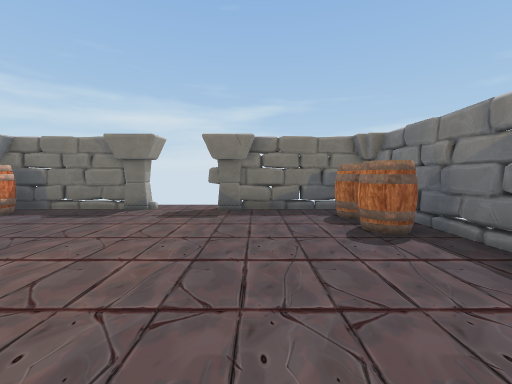
View 1 (above)

13 first-person views from a walk through a scene from a Unity 3-D project. The camera is 1.2 m above the floor, tilts 4° down and sees 90° across. Doors are open. The floor is counted in squares, 1 m on a side. Each view is taken from the middle of a square. On the plan, view 1 faces up. The plan holds only what a view shows up to about 12 squares ahead; the rest is blank. Some animated figures are not drawn.

View 2
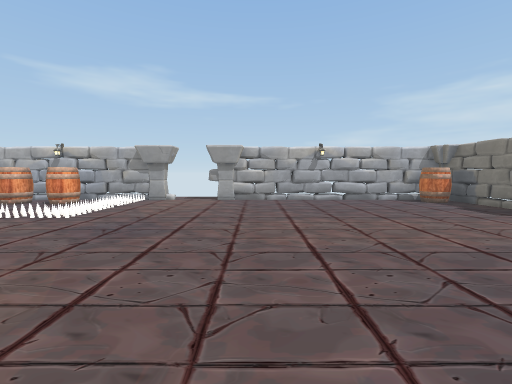

View 3
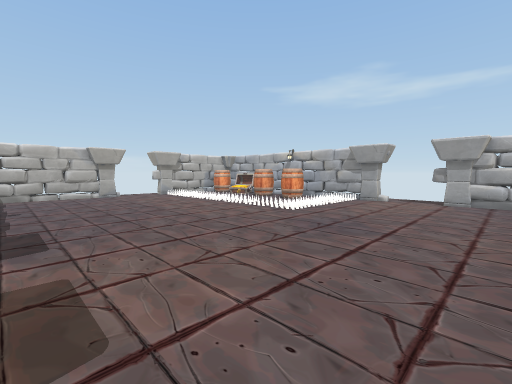

View 4
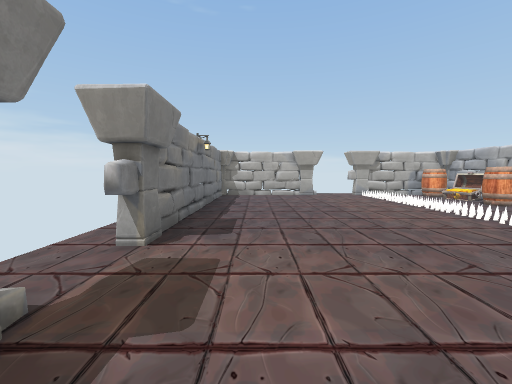

View 5
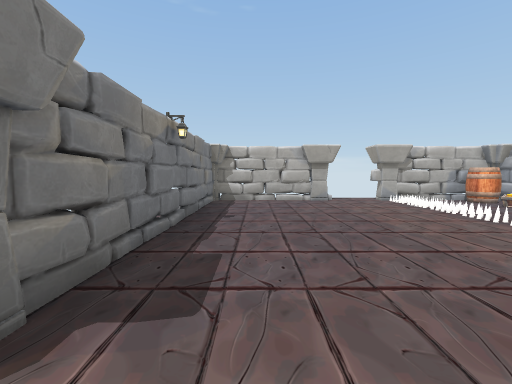

View 6
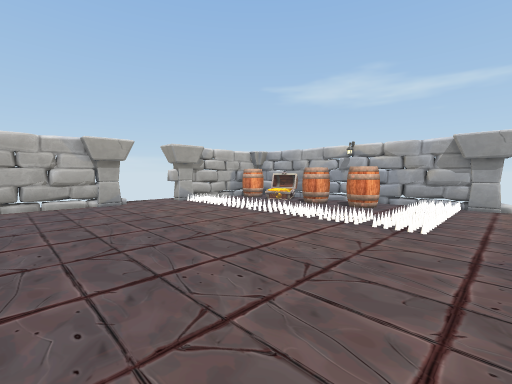

View 7
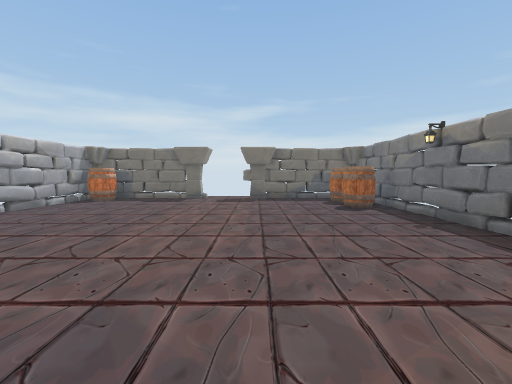

View 8
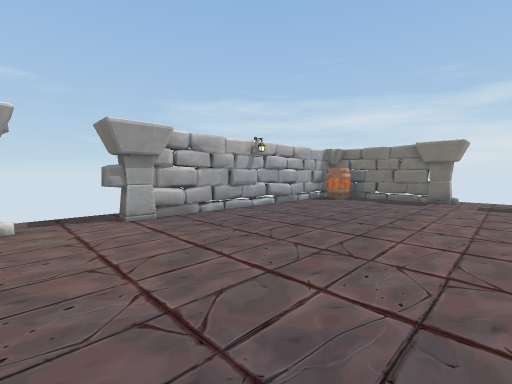

View 9
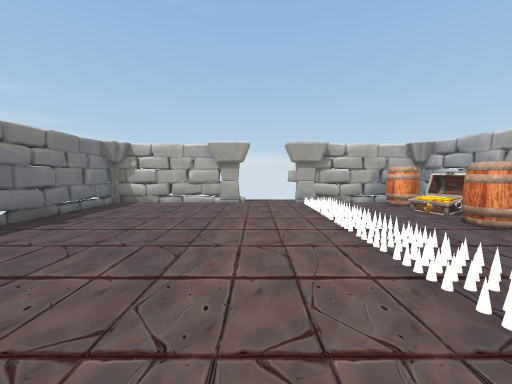

View 10
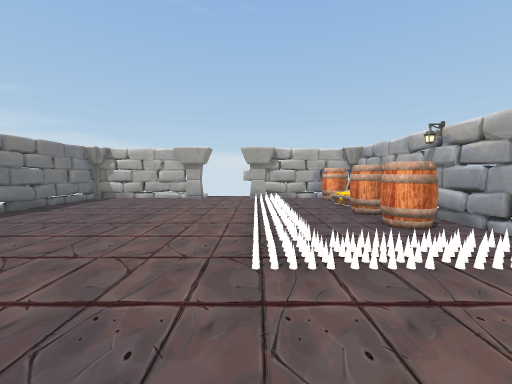

View 11
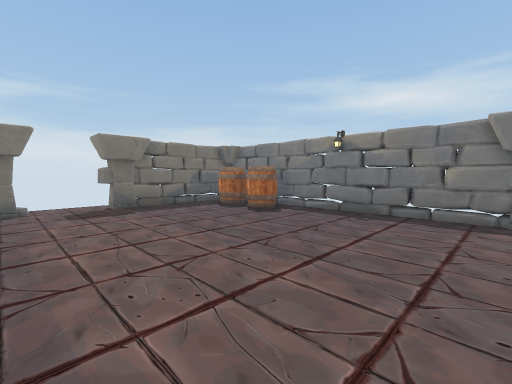

View 12
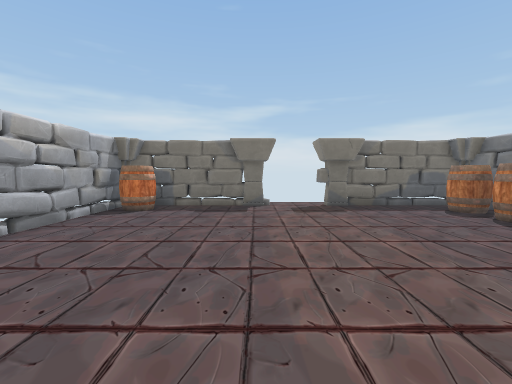

View 13
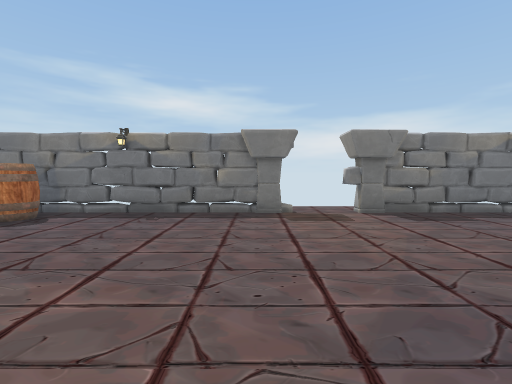

### Floor plan
Points are (right, up) in squares from view 1. A wall is a line through its corners. A room is listed if a view was taken in it or the views show most of it. See-through windows are left out.
Room 1 (views 1, 2, 3, 4, 5, 6, 7, 8, 9, 10, 11, 12, 13)
walls: (3.9, -4.2) (4, -3.8); (3.9, -0.6) (3.9, 8.4); (4, -0.6) (4.1, 0.1); (3.8, -6.5) (4, -5.7); (3.8, 0.8) (4.1, 2); (4, -6.8) (4.1, -6.3); (4, -6.8) (3.9, -5.3); (4, 1) (3.8, 2.7); (-9, -5.4) (-8.9, -14.5); (-9, -5.5) (-9.1, -6.3); (-9.1, -6) (-8.8, -6.6) (-9.1, -8); (3.8, 2.1) (4.1, 3); (-8.9, 0.7) (-9.1, 0); (4.1, -8) (3.9, -7.5); (3.8, 2.4) (4.1, 5.5); (-9, -7) (-8.8, -8.7); (4, 2.5) (4.1, 3); (4, -8.9) (3.9, -7.7); (-8.9, -8.5) (-9, -9); (-8.9, 3.1) (-8.9, 2.6); (3.9, 4.1) (3.8, 5.5); (3.8, -10.7) (4.1, -7.6); (-8.8, 3.9) (-9.1, 1.9) (-8.9, 1.5); (4.1, 5.2) (3.8, 5.6); (-8.9, 4.7) (-9, 4.1); (3.8, -12) (4, -10.3); (3.8, -12.4) (4, -11.7); (-9, 6) (-8.8, 4.5); (-8.8, 6.4) (-9.1, 5.2); (-0.3, 8.6) (-1.7, 8.8); (-0.6, -14.7) (1.1, -14.8); (-0.5, -14.7) (4, -14.7) (3.9, -3.8); (-4.5, 8.6) (-6.1, 8.8); (0.1, 8.7) (-0.6, 8.8); (3.8, -13.4) (4, -11.5); (-4.4, 8.7) (-8.8, 8.7); (0.5, -14.8) (1, -14.6); (-5.1, -14.7) (-4.5, -14.8); (1.4, 8.7) (0.4, 8.9); (1.8, -14.6) (2.3, -14.7); (-6.4, 8.6) (-7.6, 8.9); (-5.6, 8.9) (-6.1, 8.7); (3.9, -14.2) (4, -12.7); (4, -14.2) (3.9, -13.2); (2.5, 8.9) (2.1, 8.7); (3.2, 8.7) (2.2, 8.8); (-7.7, -14.6) (-5.9, -14.8); (3.5, 8.8) (-1.6, 8.8); (-8, 8.7) (-8.6, 8.8); (-8.9, 8.2) (-9, 7) (-8.9, 6.7); (-8.5, -14.8) (-4.4, -14.8); (-9.1, 8.5) (-9, -0.5)
low walls: (4, -0.3) (3.8, 1.3); (3.9, 1) (3.9, 1.5); (4.2, 1.5) (4.1, 2); (-8.9, 0.9) (-8.8, -0.4); (4, -12.1) (3.9, -10.9); (1, -14.6) (1.6, -14.8); (-0.5, -14.9) (0, -14.9); (0.3, -14.9) (2.9, -14.5); (1, 8.8) (0.1, 8.7); (1.7, -14.9) (2.2, -14.9); (-6.1, -14.8) (-5.2, -14.7); (-6.7, 8.9) (-7.2, 8.9); (-7, 8.8) (-7.9, 8.6)
ways out: open door at (-9, -2.5); open door at (-2.5, -15); open door at (-2.5, 9); open door at (4, -3.5)
objects: barrel (-8, -14) to (-7, -14); chest (-8, -13) to (-8, -12); barrel (-8, -10) to (-7, -9); barrel (-8, -8) to (-7, -7); spikes (-8, -6); barrel (-8, 7) to (-8, 8); spikes (-7, -6); spikes (-6, -6); other object (-5, -14); spikes (-5, -13); spikes (-5, -11); spikes (-5, -10); spikes (-5, -9); spikes (-5, -7); spikes (-5, -6); pillar (-4, -15); pillar (-4, 9); pillar (-1, -15); pillar (-1, 9); barrel (2, 5) to (3, 6); barrel (2, 7) to (3, 8); pillar (4, -5); pillar (4, -2) to (4, -1)

Positions as (right, up) in squares from view 1, and headings:
1: (0, 0), facing up
2: (3, 0), facing left
3: (3, 0), facing down-left
4: (2, 0), facing down
5: (2, -3), facing down
6: (2, -4), facing down-left
7: (-1, -4), facing up
8: (-2, -4), facing up-left
9: (-2, -4), facing down
10: (-4, -2), facing down
11: (-4, -1), facing up-right
12: (-4, -1), facing up
13: (-4, -1), facing right
